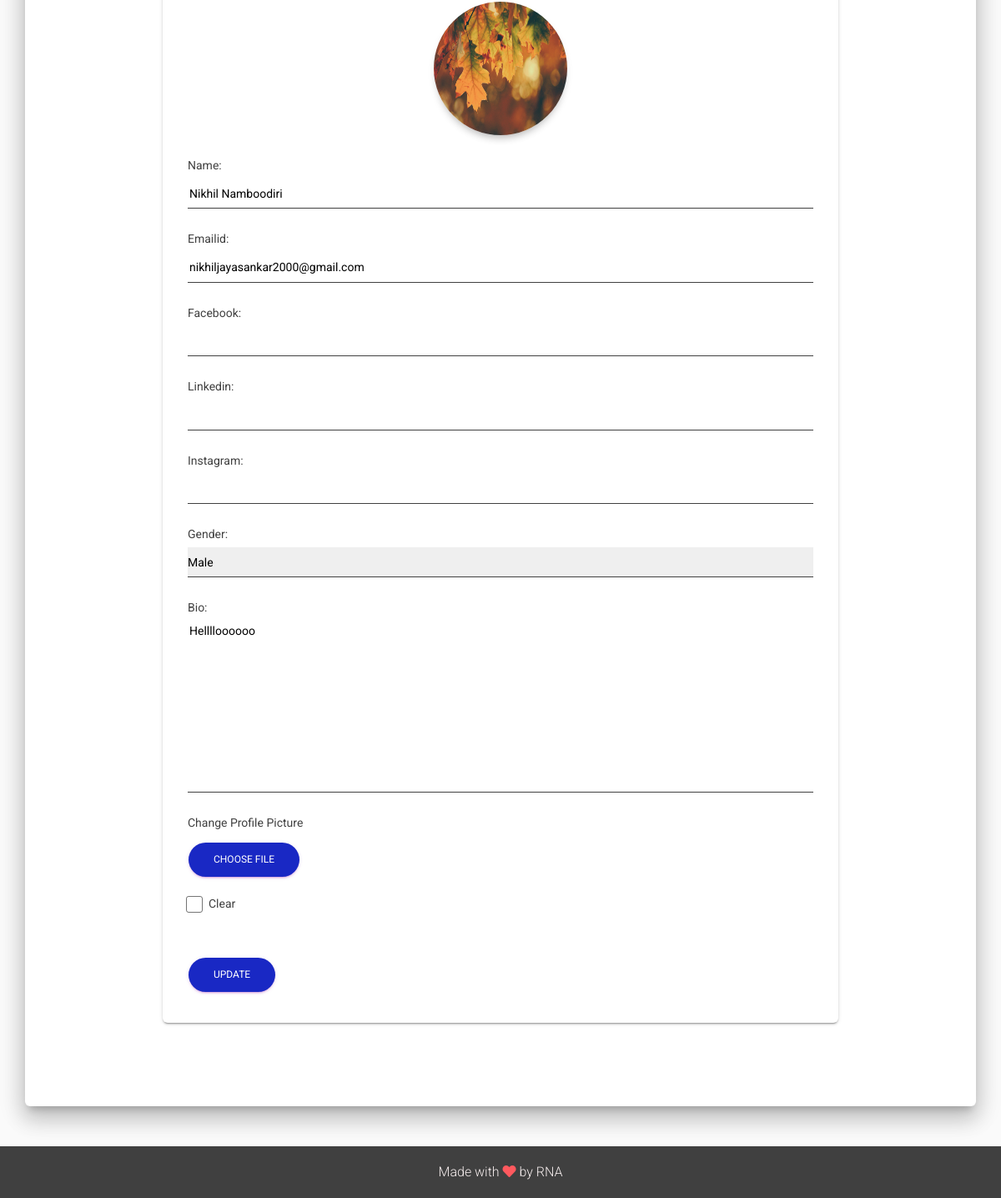
Before: /profile (signed in, lower part) with the older database file.
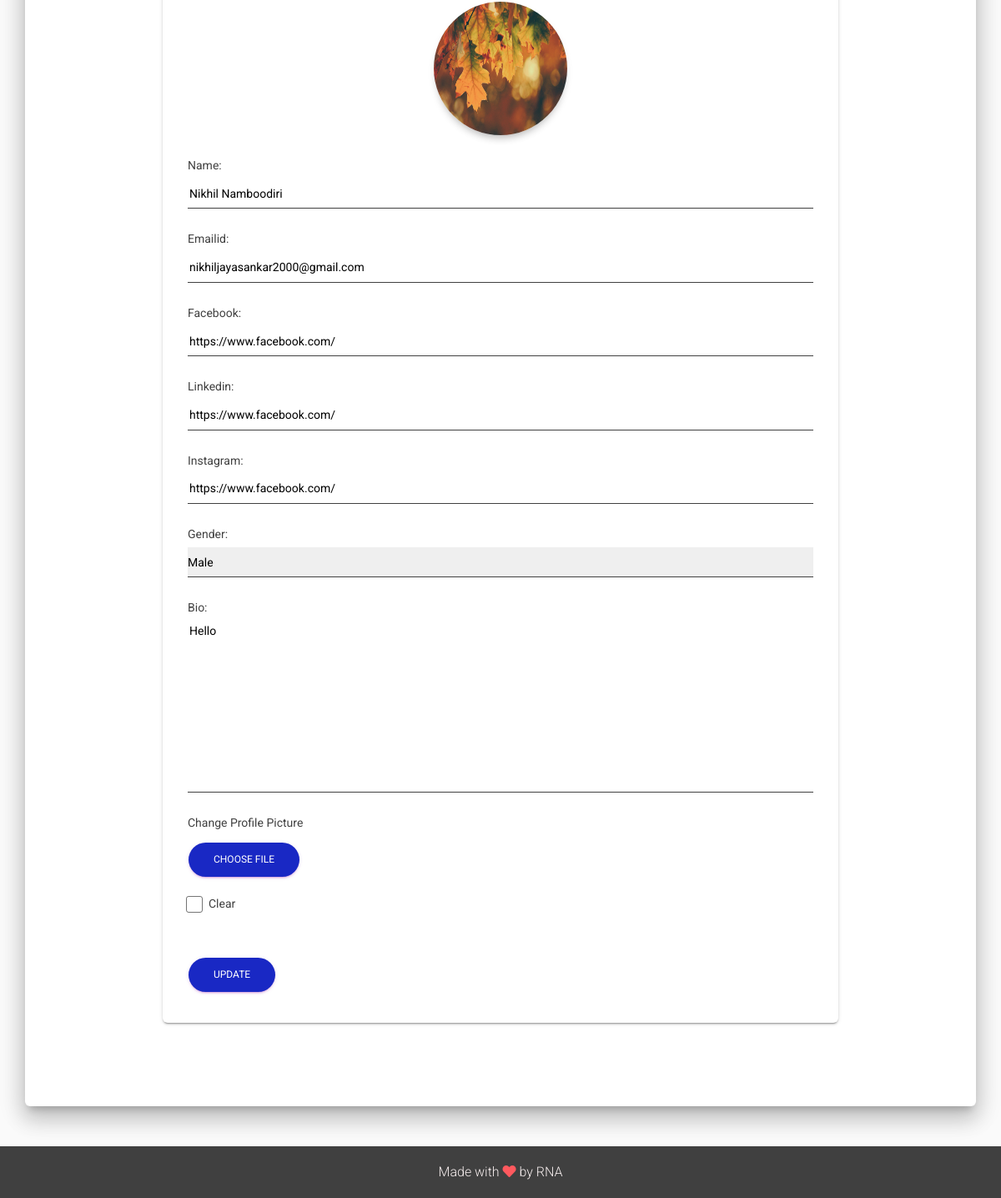
After: the same page with the newer database file.
### SentiMate/models.py (models this page shows, shortened)
class Profile(models.Model):
    Male = 'M'
    Female = 'F'
    RatherNotSay = 'O'
    GENDER_CHOICES = ((Male, 'Male'),(Female, 'Female'),(RatherNotSay,'Rather Not Say'),)
    user = models.OneToOneField(User,on_delete=models.CASCADE)
    name = models.CharField(max_length=50, blank=False)
    emailid = models.EmailField(blank=False)
    facebook = models.URLField(blank=True)
    linkedin = models.URLField(blank=True)
    instagram = models.URLField(blank=True)
    gender = models.CharField(max_length = 20, choices = GENDER_CHOICES, default = Male)
    bio = models.TextField(max_length=250, blank=False)
    profile_pic = models.ImageField(null = True , blank = True , upload_to = "images/profile_pics/")

### SentiMate/views.py (the view)
# urls.py: path('profile',views.profile, name='profile'),
@login_required
def profile(request):
    user = request.user.username
    if request.method == 'POST':
        form = ProfileUpdateForm(request.POST, request.FILES, instance=request.user.profile)
        if form.is_valid():
            form.save()
            messages.success(request, f'Information updated successfully!')
            return redirect('tests')
    else:
        form = ProfileUpdateForm(instance=request.user.profile)
    context = {'user' : user, 'form' : form}
    return render(request, 'profile.html', context)

### SentiMate/forms.py
class ProfileUpdateForm(forms.ModelForm):
	class Meta:
		model = Profile
		fields = ['name', 'emailid', 'facebook', 'linkedin', 'instagram', 'gender', 'bio', 'profile_pic']

### SentiMate/templates/profile.html (shortened to what this page needs)
{% load static %}
<!DOCTYPE html>
<html lang="en">
<head>
  <link rel="stylesheet" href="https://maxcdn.bootstrapcdn.com/font-awesome/latest/css/font-awesome.min.css">
  <link href="https://use.fontawesome.com/releases/v5.0.6/css/all.css" rel="stylesheet">
  <link href="{% static 'css/master.css' %}" rel="stylesheet" />
  <link href="{% static 'css/material-kit.css' %}" rel="stylesheet" />
</head>
<body class="login-page sidebar-collapse">
  <div class="main main-raised mb-5">
    <div class="container">
      <div class="section text-center">
        <div class="container">
          <div class="col-md-9 mx-auto">
            <div class="row">
              <div class="card" style="text-align:left">
                <div class="card-body">
                  <div class="mx-auto my-4" style="text-align: center;">
                  {% if request.user.profile.profile_pic %}
                    <img src = "{{ request.user.profile.profile_pic.url }}" alt="your-picture" class="img-raised rounded-circle img-fluid mx-auto" style="height: 10rem; width: 10rem;">
                  {% else %}
                    <img src = "{% static 'Sentimate/images/default_pic.png' %}" class="img-raised rounded-circle img-fluid mx-auto" style="height: 10rem; width: 10rem;">
                  {% endif %}
                </div>
                  <form method="POST" enctype="multipart/form-data">
                    <fieldset class="form-group">
                      {% for field in form.visible_fields %}
                      {% if field.html_name == "profile_pic" %}
                      <label>Change Profile Picture</label><br>
                      <div class="btn btn-primary btn-small btn-round btn-blue my-2">Choose file
                      <input type="file" class="inputFileHidden" name="profile_pic" accept="image/*" id="id_profile_pic"></div><br>
                      <div class="form-check">
                        <label for="profile_pic-clear_id" class="form-check-label">
                          Clear
                          <span class="form-check-sign">
                            <span class="check"></span>
                        </span>
                        </label>
                      </div>
                      {% else %}
                          {{ field.label_tag }}
                          {{ field }}
                          {% endif %}
                          <br>
                      {% endfor %}
                    </fieldset>
                    <div class="form-group">
                      <button class="btn btn-primary btn-round btn-blue" type="submit">Update</button>
                    </div>
                  </form>
                </div>
              </div>
            </div>
          </div>
        </div>
      </div>
    </div>
  </div>
  <footer class="container-fluid">
    <div class="row mx-auto">
      <div class="py-1" style="color: #f5eded;"> Made with <i class="fas fa-heart" style="color: #ff595e;"></i> by RNA</div>
    </div>
  </footer>
</body>
</html>

### SentiMate/static/css/master.css (style rules this page uses)
:root { --white: #fafafa; --blue: #1928c4; --coral: #ff595e; --yellow: #ffca3a; --green: #8ac926; --voilet: #6a4c93; --dark-gray:#404040 }
body { background-color: var(--white) !important; }
label { font-size: 0.875rem !important; color: var(--dark-gray) !important; }
input, select, option, textarea { height: 36px !important; border-radius: 0; font-size: 14px !important; outline: 0; border-width: 0 0 1.5px !important; border-color: var(--dark-gray) !important; width: 100%; display: block !important; }
.btn-blue { background-color: var(--blue) !important; }
footer { background-color: var(--dark-gray) !important; padding: 0; }

Changed rows visible on the page:
changed Profile "Nikhil Namboodiri": facebook (not shown) → "https://www.facebook.com/"; linkedin (not shown) → "https://www.facebook.com/"; instagram (not shown) → "https://www.facebook.com/"; bio "Helllloooooo" → "Hello"
